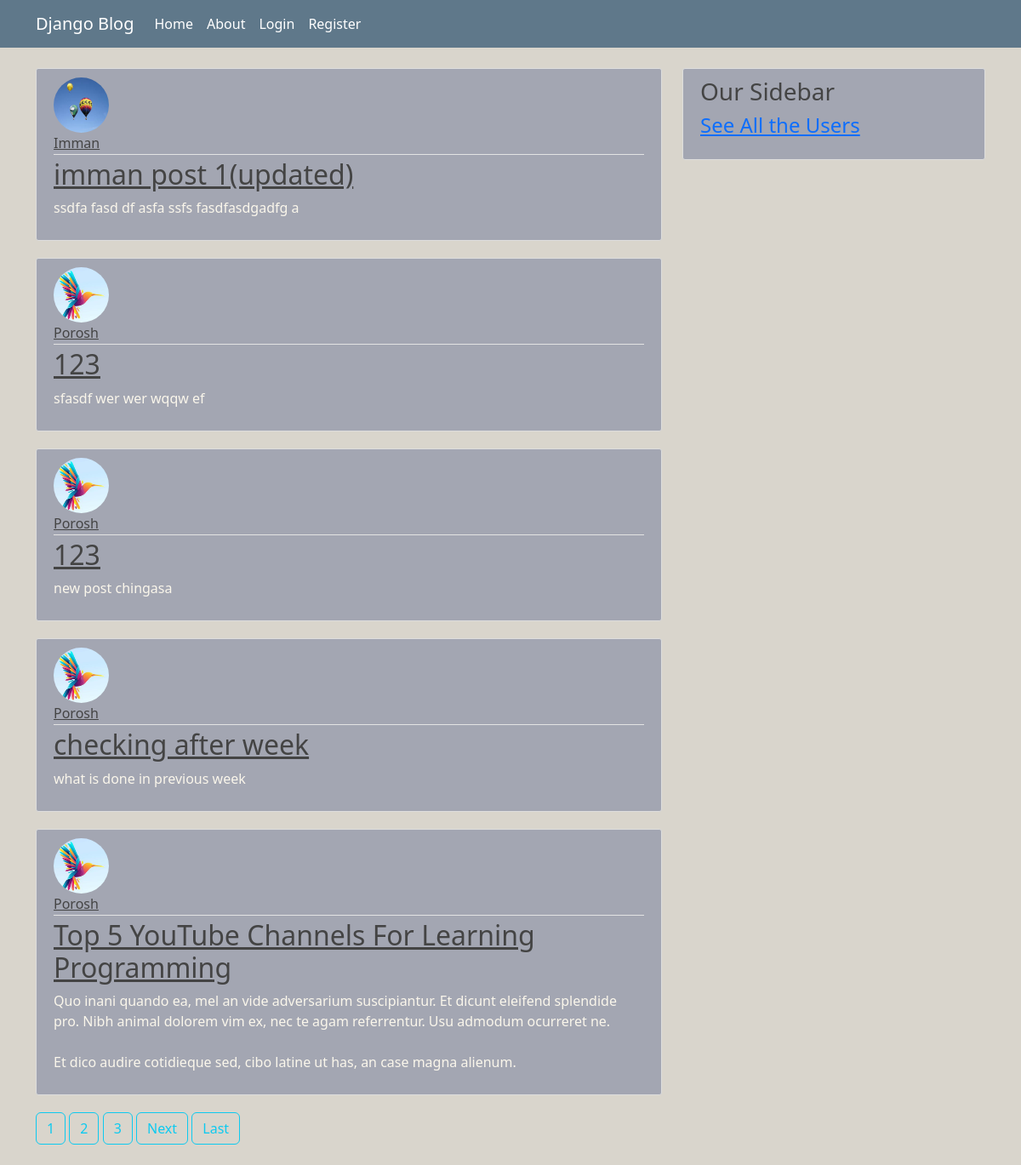
The page / on the database its author committed.
### Blogger/models.py (models this page shows, shortened)
class Post(models.Model):
    title = models.CharField(max_length= 500)
    content = models.CharField(max_length=1000)
    date_posted = models.DateTimeField(default=timezone.now)
    author = models.ForeignKey(User, on_delete=models.CASCADE)

### User/models.py (models this page shows, shortened)
class Profile(models.Model):
    user = models.OneToOneField(User, on_delete=models.CASCADE)
    image = models.ImageField(default='default.jpg', upload_to = 'profile_pics/')

### Blogger/views.py (the view)
# urls.py: path('',PostListView.as_view(), name = 'blog-home'),
class PostListView(ListView):
    model = Post
    template_name = 'Blogger/home.html'
    posts = Post.objects.all()
    context_object_name = 'posts'
    ordering = ['-date_posted']
    paginate_by = 5

### Blogger/templates/Blogger/home.html (shortened to what this page needs)
{% extends "Blogger/base.html" %}
{% block content %}
    {% for post in posts %}
        <article class="media content-section">
            <img class="rounded-circle article-img" src = "{{ post.author.profile.image.url }}">
          <div class="media-body">
            <div class="article-metadata">
                {% if post.author == request.user %}
                    <a class="article-title" href="{% url 'profile' %}">{{ post.author.username }}</a>
                {% else %}
                    <a class="article-title" href="{% url 'post-detail' post.id %}">{{ post.author.username }}</a>
                {% endif %}
            </div>
            <h2><a class="article-title" href="{% url 'post-detail' post.id %}">{{ post.title }}</a></h2>
            <p class="article-content">{{ post.content }}</p>
          </div>
        </article>
    {% endfor %}
    {% if is_paginated %}
        {% for num in page_obj.paginator.page_range %}
            {% if page_obj.number == num %}
                <a class="btn btn-outline-info mb-4" href="?page={{ num }}">{{num}}</a>
            {% elif num > page_obj.number|add:'-3' and num < page_obj.number|add:'3' %}
                <a class="btn btn-outline-info mb-4" href="?page={{ num }}">{{num}}</a>
            {% endif %}
        {% endfor %}
        {% if page_obj.has_next %}
            <a class="btn btn-outline-info mb-4" href="?page={{ page_obj.next_page_number }}">Next</a>
            <a class="btn btn-outline-info mb-4" href="?page={{ page_obj.paginator.num_pages }}">Last</a>
        {% endif %}
    {% endif %}
{% endblock content %}

### Blogger/static/Blogger/main.css (style rules this page uses)
body { background: #d9d5cc; color: #faf6eb; margin-top: 5rem; }
h1, h2, h3, h4, h5, h6 { color: #444444; }
.content-section { background: #a3a6b2; padding: 10px 20px; border: 1px solid #dddddd; border-radius: 3px; margin-bottom: 20px; }
.article-title { color: #444444; }
.article-content { white-space: pre-line; }
.article-img { height: 65px; width: 65px; margin-right: 16px; }
.article-metadata { padding-bottom: 1px; margin-bottom: 4px; border-bottom: 1px solid #e3e3e3 }

### rows shown on the page
Post: author.profile.image (placeholder picture), author.username "Imman", title "imman post 1(updated)", content "ssdfa fasd df asfa ssfs fasdfasdgadfg a"
Post: author.profile.image (picture), author.username "Porosh", title "123", content "sfasdf wer wer wqqw ef"
Post: author.profile.image (picture), author.username "Porosh", title "123", content "new post chingasa"
Post: author.profile.image (picture), author.username "Porosh", title "checking after week", content "what is done in previous week"
Post: author.profile.image (picture), author.username "Porosh", title "Top 5 YouTube Channels For Learning Programming", content "Quo inani quando ea, mel an vide adversarium suscipiantur. Et dicunt eleifend splendide pro. Nibh animal dolorem vim ex, nec te agam referrentur. Usu admodum ocurreret ne. Et dico audire cotidieque sed, cibo latine ut has, an case magna alienum."

### other values the page prints
{{ num }} "1"
{{ num }} "2" "3"
